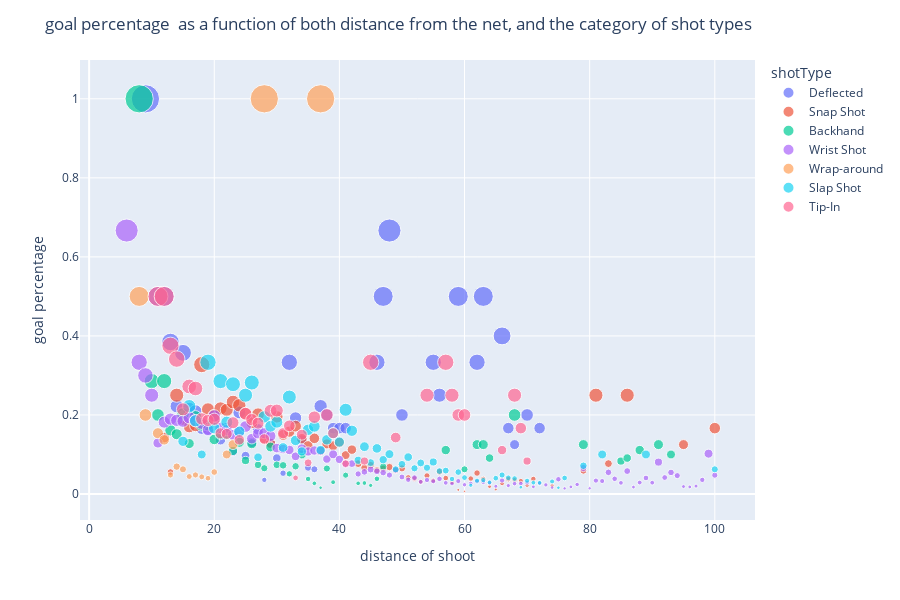

This figure's notebook cell:
### Code cell
fig = px.scatter(df, x="shootDistance", y="Goal", color="shotType",
                 size='Goal')
fig.update_layout(title='goal percentage  as a function of both distance from the net, and the category of shot types',
                   xaxis_title='distance of shoot',
                   width=900,
                   height=600,
                   yaxis_title='goal percentage')
fig.show()
fig.write_html("fig7.html")
